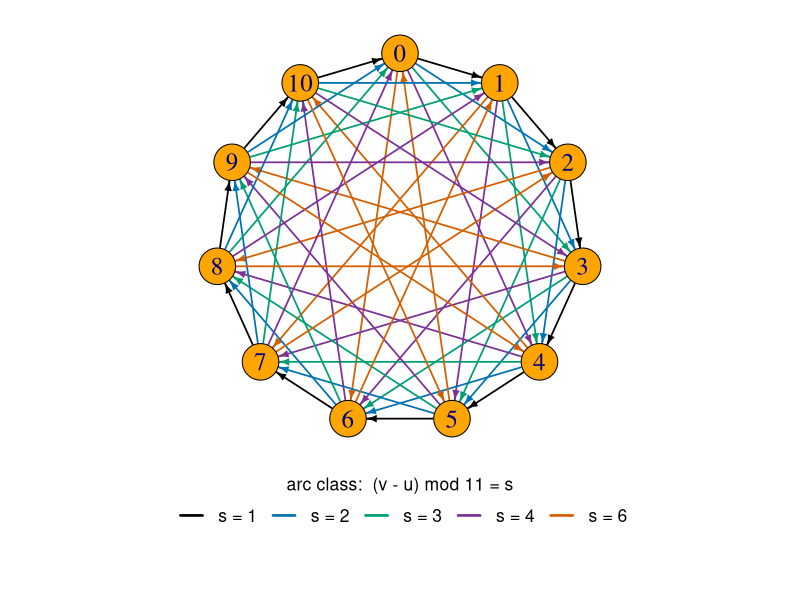

Recreate this plot in R.
# cA3.pdf (manuscript Figure 5, Counterexample 5.2): the unique regular
# counterexample to A(3) at n = 11 -- the circulant tournament on Z_11 with
# connection set S = {1,2,3,4,6} (arc u -> v iff (v-u) mod 11 in S).
# The drawing places the residues 0..10 on a circle (0 at top, clockwise) and
# colours each arc by its step (v-u) mod 11, so the five translation-classes of
# arcs -- the connection set that defines the tournament -- are visible, and the
# C_11 rotational symmetry (Aut(cA3) = C_11) is manifest.
#
# Self-verification before plotting: (a) exactly one arc per pair (tournament);
# (b) regular, every out-degree 5; (c) the six-order 2/3-certificate of
# Appendix D makes every one of the 55 arcs forward in exactly 4 of the 6 orders
# (all arcs tight at 4/6 = 2/3), so alpha* = 2/3. The script stops on any mismatch.
library(igraph)
# outputs are written to the working directory -- run this script from its own folder

n = 11
S = c(1, 2, 3, 4, 6)

# build the circulant (residues 0..10 <-> internal vertices 1..11)
adj = matrix(FALSE, n, n)
for (u in 0:10) for (s in S) {
  v = (u + s) %% 11
  adj[u + 1, v + 1] = TRUE
}
for (i in 1:(n - 1)) for (j in (i + 1):n) stopifnot(adj[i, j] + adj[j, i] == 1)  # tournament
stopifnot(all(rowSums(adj) == 5))                                                # regular

# the six-order 2/3-certificate (Appendix D; residue labels, earliest first)
orders = list(
  c(10, 0, 1, 2, 3, 4, 5, 6, 7, 8, 9),
  c( 4, 5, 6, 7, 8, 9,10, 0, 1, 2, 3),
  c( 7, 9, 0, 2, 4, 6, 8,10, 1, 3, 5),
  c( 8,10, 1, 3, 5, 7, 9, 0, 2, 4, 6),
  c( 2, 5, 8, 0, 3, 6, 9, 1, 4, 7,10),
  c( 3, 6, 9, 1, 4, 7,10, 2, 5, 8, 0))
fwd = matrix(0L, n, n)
for (O in orders) {
  pos = integer(n); pos[O + 1] = 1:n
  for (u in 0:10) for (v in 0:10) if (adj[u + 1, v + 1] && pos[u + 1] < pos[v + 1])
    fwd[u + 1, v + 1] = fwd[u + 1, v + 1] + 1L
}
stopifnot(all(fwd[adj] == 4))    # every arc forward in exactly 4/6 orders => alpha* = 2/3
cat("cA3 checks passed: tournament, regular (out-deg 5), all 55 arcs tight at 4/6 = 2/3\n")

# edge list, coloured by step class
pal = c("1" = "#000000", "2" = "#0072B2", "3" = "#009E73",
        "4" = "#7B3294", "6" = "#D55E00")
edges = NULL; ecol = NULL
for (u in 0:10) for (s in S) {
  v = (u + s) %% 11
  edges = rbind(edges, c(u + 1, v + 1))
  ecol = c(ecol, pal[as.character(s)])
}
g = graph_from_edgelist(edges, directed = TRUE)

# circle layout: residue r at angle pi/2 - 2*pi*r/11 (residue 0 at top, clockwise)
lay = matrix(0, n, 2)
for (i in 1:n) {
  ang = pi / 2 - 2 * pi * (i - 1) / n
  lay[i, ] = c(cos(ang), sin(ang))
}

pdf("cA3.pdf", width = 6.5, height = 7.3)
par(mar = c(0.5, 0.4, 0.4, 0.4), xpd = NA)
# widen the y-window below the unit circle so the legend sits in clear space,
# well below vertices 5 and 6 (which lie at the bottom of the circle)
plot(g, layout = lay, ylim = c(-1.72, 1.03),
     vertex.color = "orange", vertex.label = 0:10,
     vertex.label.color = "navy", vertex.label.cex = 1.5, vertex.size = 20,
     edge.color = ecol, edge.width = 1.7, edge.arrow.size = 0.5, edge.curved = 0)
legend(x = 0, y = -1.30, xjust = 0.5, yjust = 1, horiz = TRUE,
       legend = paste0("s = ", names(pal)), col = pal, lwd = 2.6,
       bty = "n", cex = 1.05, seg.len = 1.4,
       title = expression("arc class:  (v - u) mod 11 = s"))
dev.off()
cat("cA3.pdf written\n")
